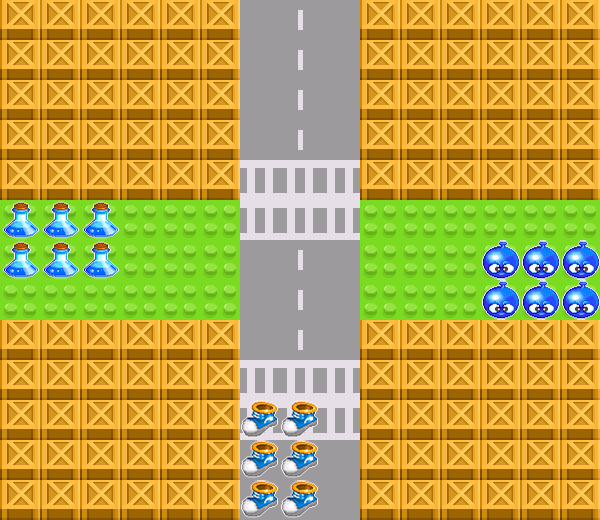

This is a level from a 2D game, rendered from its Tiled map with the project's own tilesets. A one-line summary and the complete map file follow:
An orthogonal 15x13 tile map with 40x40 px tiles, 4 tile layers (ground, prop, building, barrier), 3 tilesets.

<map version="1.0" orientation="orthogonal" renderorder="right-down" width="15" height="13" tilewidth="40" tileheight="40" nextobjectid="7">
 <tileset firstgid="1" name="TownGround" tilewidth="40" tileheight="40" tilecount="7" columns="7">
  <image source="ground.jpg" width="280" height="40" />
 </tileset>
 <tileset firstgid="8" name="TownBox" tilewidth="40" tileheight="40" tilecount="1" columns="1">
  <properties>
   <property name="Collidable" value="true" />
  </properties>
  <image source="TownBox.jpg" width="40" height="44" />
 </tileset>
 <tileset firstgid="9" name="props" tilewidth="40" tileheight="40" tilecount="3" columns="3">
  <image source="prop.png" width="120" height="40" />
  <tile id="0">
   <properties>
    <property name="power" value="true" />
   </properties>
  </tile>
  <tile id="1">
   <properties>
    <property name="speed" value="true" />
   </properties>
  </tile>
  <tile id="2">
   <properties>
    <property name="number" value="true" />
   </properties>
  </tile>
 </tileset>
 <layer name="ground" width="15" height="13">
  <data encoding="csv">
1,1,1,1,1,1,3,6,3,1,1,1,1,1,1,
1,1,1,1,1,1,3,6,3,1,1,1,1,1,1,
1,1,1,1,1,1,3,6,3,1,1,1,1,1,1,
1,1,1,1,1,1,3,6,3,1,1,1,1,1,1,
1,1,1,1,1,1,4,4,4,1,1,1,1,1,1,
1,1,1,1,1,1,4,4,4,1,1,1,1,1,1,
1,1,1,1,1,1,3,6,3,1,1,1,1,1,1,
1,1,1,1,1,1,3,6,3,1,1,1,1,1,1,
1,1,1,1,1,1,3,6,3,1,1,1,1,1,1,
1,1,1,1,1,1,4,4,4,1,1,1,1,1,1,
1,1,1,1,1,1,4,4,4,1,1,1,1,1,1,
1,1,1,1,1,1,3,6,3,1,1,1,1,1,1,
2,2,2,2,1,1,3,6,3,2,2,2,2,2,2
</data>
 </layer>
 <layer name="prop" width="15" height="13">
  <data encoding="csv">
0,0,0,0,0,0,0,0,0,0,0,0,0,0,0,
0,11,0,0,10,0,0,0,0,0,10,0,0,0,11,
0,0,0,0,0,0,0,0,0,0,0,0,9,0,0,
0,10,0,9,0,0,0,0,0,0,11,0,0,0,0,
0,0,0,0,11,0,0,0,0,0,0,0,10,0,0,
9,9,9,0,0,0,0,0,0,0,0,0,0,0,0,
9,9,9,0,0,0,0,0,0,0,0,0,11,11,11,
0,0,0,0,0,0,0,0,0,0,0,0,11,11,11,
0,0,0,9,0,0,0,0,0,0,0,0,0,0,0,
0,0,0,0,0,0,0,0,0,0,11,0,9,0,0,
0,10,0,0,11,0,10,10,0,0,0,0,0,0,0,
0,0,0,0,0,0,10,10,0,0,9,0,10,0,0,
0,0,9,0,0,0,10,10,0,0,0,0,0,0,0
</data>
 </layer>
 <layer name="building" width="15" height="13">
  <data encoding="csv">
8,8,8,8,8,8,0,0,0,8,8,8,8,8,8,
8,8,8,8,8,8,0,0,0,8,8,8,8,8,8,
8,8,8,8,8,8,0,0,0,8,8,8,8,8,8,
8,8,8,8,8,8,0,0,0,8,8,8,8,8,8,
8,8,8,8,8,8,0,0,0,8,8,8,8,8,8,
0,0,0,0,0,0,0,0,0,0,0,0,0,0,0,
0,0,0,0,0,0,0,0,0,0,0,0,0,0,0,
0,0,0,0,0,0,0,0,0,0,0,0,0,0,0,
8,8,8,8,8,8,0,0,0,8,8,8,8,8,8,
8,8,8,8,8,8,0,0,0,8,8,8,8,8,8,
8,8,8,8,8,8,0,0,0,8,8,8,8,8,8,
8,8,8,8,8,8,0,0,0,8,8,8,8,8,8,
8,8,8,8,8,8,0,0,0,8,8,8,8,8,8
</data>
 </layer>
 <layer name="barrier" width="15" height="13">
  <data encoding="csv">
0,0,0,0,0,0,0,0,0,0,0,0,0,0,0,
0,0,0,0,0,0,0,0,0,0,0,0,0,0,0,
0,0,0,0,0,0,0,0,0,0,0,0,0,0,0,
0,0,0,0,0,0,0,0,0,0,0,0,0,0,0,
0,0,0,0,0,0,0,0,0,0,0,0,0,0,0,
0,0,0,0,0,0,0,0,0,0,0,0,0,0,0,
0,0,0,0,0,0,0,0,0,0,0,0,0,0,0,
0,0,0,0,0,0,0,0,0,0,0,0,0,0,0,
0,0,0,0,0,0,0,0,0,0,0,0,0,0,0,
0,0,0,0,0,0,0,0,0,0,0,0,0,0,0,
0,0,0,0,0,0,0,0,0,0,0,0,0,0,0,
0,0,0,0,0,0,0,0,0,0,0,0,0,0,0,
0,0,0,0,0,0,0,0,0,0,0,0,0,0,0
</data>
 </layer>
</map>